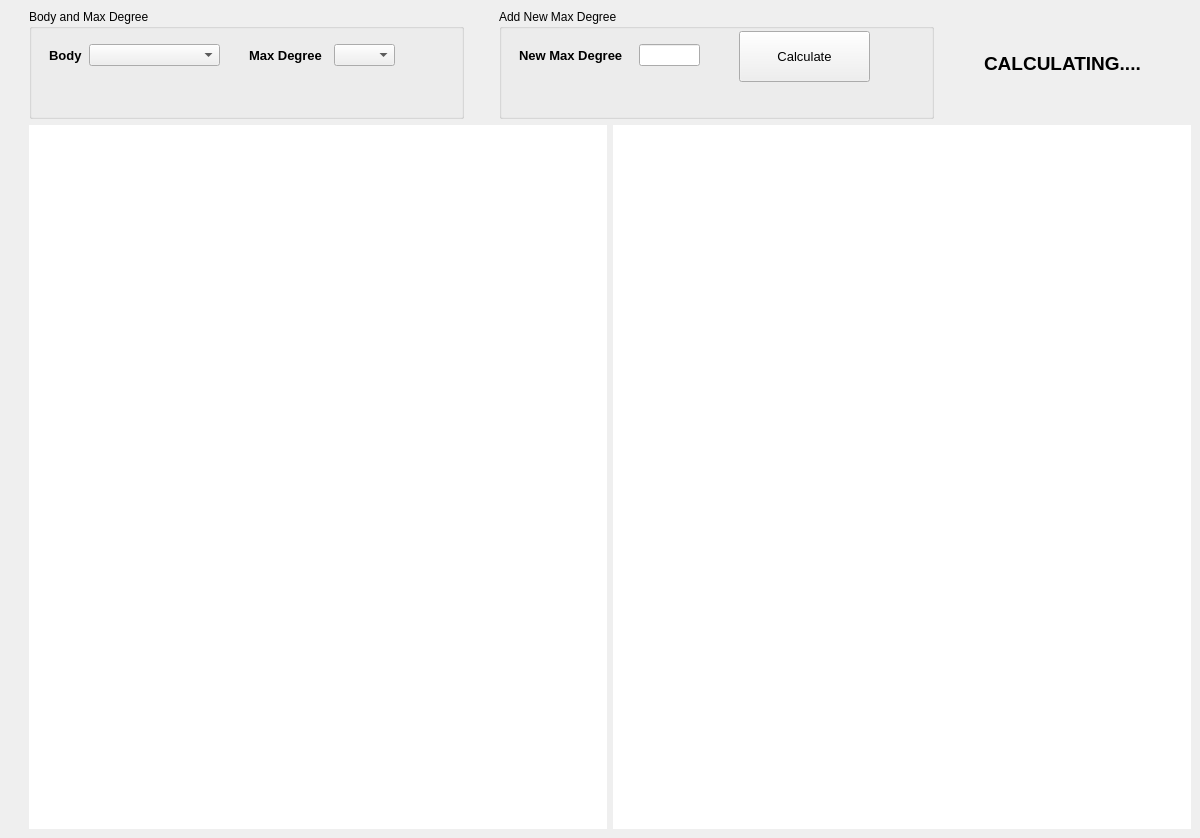
<?xml version="1.0" encoding="UTF-8"?>
<ui version="4.0">
 <class>MainWindow</class>
 <widget class="QMainWindow" name="MainWindow">
  <property name="enabled">
   <bool>true</bool>
  </property>
  <property name="geometry">
   <rect>
    <x>0</x>
    <y>0</y>
    <width>1200</width>
    <height>838</height>
   </rect>
  </property>
  <property name="font">
   <font>
    <family>Arial</family>
   </font>
  </property>
  <property name="windowTitle">
   <string>MainWindow</string>
  </property>
  <widget class="QWidget" name="centralwidget">
   <layout class="QGridLayout" name="gridLayout">
    <item row="0" column="1">
     <layout class="QHBoxLayout" name="horizontalLayout_4">
      <item>
       <layout class="QHBoxLayout" name="horizontalLayout_3">
        <property name="spacing">
         <number>50</number>
        </property>
        <item>
         <layout class="QHBoxLayout" name="horizontalLayout_2">
          <property name="spacing">
           <number>35</number>
          </property>
          <item>
           <widget class="QGroupBox" name="groupBox">
            <property name="title">
             <string>Body and Max Degree</string>
            </property>
            <widget class="QComboBox" name="comboBox">
             <property name="geometry">
              <rect>
               <x>60</x>
               <y>35</y>
               <width>131</width>
               <height>22</height>
              </rect>
             </property>
             <property name="font">
              <font>
               <pointsize>9</pointsize>
              </font>
             </property>
             <property name="sizeAdjustPolicy">
              <enum>QComboBox::AdjustToContentsOnFirstShow</enum>
             </property>
            </widget>
            <widget class="QLabel" name="label">
             <property name="geometry">
              <rect>
               <x>20</x>
               <y>35</y>
               <width>41</width>
               <height>22</height>
              </rect>
             </property>
             <property name="font">
              <font>
               <pointsize>10</pointsize>
               <weight>75</weight>
               <bold>true</bold>
              </font>
             </property>
             <property name="text">
              <string>Body</string>
             </property>
            </widget>
            <widget class="QLabel" name="label_2">
             <property name="geometry">
              <rect>
               <x>220</x>
               <y>35</y>
               <width>81</width>
               <height>22</height>
              </rect>
             </property>
             <property name="font">
              <font>
               <pointsize>10</pointsize>
               <weight>75</weight>
               <bold>true</bold>
              </font>
             </property>
             <property name="text">
              <string>Max Degree</string>
             </property>
            </widget>
            <widget class="QComboBox" name="comboBox_2">
             <property name="geometry">
              <rect>
               <x>305</x>
               <y>35</y>
               <width>61</width>
               <height>22</height>
              </rect>
             </property>
            </widget>
           </widget>
          </item>
          <item>
           <widget class="QGroupBox" name="groupBox_2">
            <property name="title">
             <string>Add New Max Degree</string>
            </property>
            <widget class="QLabel" name="label_3">
             <property name="geometry">
              <rect>
               <x>20</x>
               <y>35</y>
               <width>111</width>
               <height>22</height>
              </rect>
             </property>
             <property name="font">
              <font>
               <pointsize>10</pointsize>
               <weight>75</weight>
               <bold>true</bold>
              </font>
             </property>
             <property name="text">
              <string>New Max Degree</string>
             </property>
            </widget>
            <widget class="QLineEdit" name="lineEdit">
             <property name="geometry">
              <rect>
               <x>140</x>
               <y>35</y>
               <width>61</width>
               <height>22</height>
              </rect>
             </property>
             <property name="font">
              <font>
               <pointsize>10</pointsize>
              </font>
             </property>
            </widget>
            <widget class="QPushButton" name="pushButton">
             <property name="geometry">
              <rect>
               <x>240</x>
               <y>22</y>
               <width>131</width>
               <height>51</height>
              </rect>
             </property>
             <property name="font">
              <font>
               <pointsize>10</pointsize>
              </font>
             </property>
             <property name="text">
              <string>Calculate</string>
             </property>
            </widget>
           </widget>
          </item>
         </layout>
        </item>
        <item>
         <widget class="QLabel" name="label_4">
          <property name="sizePolicy">
           <sizepolicy hsizetype="Fixed" vsizetype="Fixed">
            <horstretch>0</horstretch>
            <verstretch>0</verstretch>
           </sizepolicy>
          </property>
          <property name="font">
           <font>
            <pointsize>14</pointsize>
            <weight>75</weight>
            <bold>true</bold>
           </font>
          </property>
          <property name="text">
           <string>CALCULATING....</string>
          </property>
         </widget>
        </item>
       </layout>
      </item>
      <item>
       <spacer name="horizontalSpacer">
        <property name="orientation">
         <enum>Qt::Horizontal</enum>
        </property>
        <property name="sizeType">
         <enum>QSizePolicy::Fixed</enum>
        </property>
        <property name="sizeHint" stdset="0">
         <size>
          <width>50</width>
          <height>20</height>
         </size>
        </property>
       </spacer>
      </item>
     </layout>
    </item>
    <item row="1" column="1">
     <layout class="QHBoxLayout" name="horizontalLayout">
      <item>
       <widget class="QWidget" name="widget" native="true">
        <property name="styleSheet">
         <string notr="true">background-color: rgb(255, 255, 255);</string>
        </property>
       </widget>
      </item>
      <item>
       <widget class="QWidget" name="widget_2" native="true">
        <property name="styleSheet">
         <string notr="true">background-color: rgb(255, 255, 255);</string>
        </property>
       </widget>
      </item>
     </layout>
    </item>
    <item row="1" column="0">
     <spacer name="verticalSpacer">
      <property name="orientation">
       <enum>Qt::Vertical</enum>
      </property>
      <property name="sizeType">
       <enum>QSizePolicy::Expanding</enum>
      </property>
      <property name="sizeHint" stdset="0">
       <size>
        <width>20</width>
        <height>700</height>
       </size>
      </property>
     </spacer>
    </item>
    <item row="0" column="0">
     <spacer name="verticalSpacer_2">
      <property name="orientation">
       <enum>Qt::Vertical</enum>
      </property>
      <property name="sizeType">
       <enum>QSizePolicy::Fixed</enum>
      </property>
      <property name="sizeHint" stdset="0">
       <size>
        <width>20</width>
        <height>110</height>
       </size>
      </property>
     </spacer>
    </item>
   </layout>
  </widget>
 </widget>
 <resources/>
 <connections/>
</ui>
